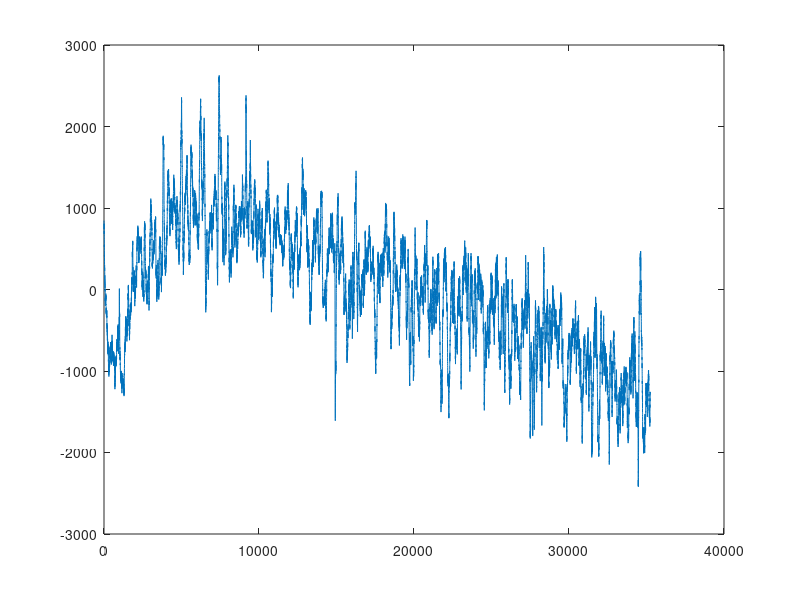

Source code (MATLAB): (Note: this script raises an error after producing the figure.)
t = cputime();
Fs = 20;

% signal of pre-term labour (early); 0.3Hz - 4Hz
load('tpehg1203m.mat')
spe = val(9,:);
figure(1);
plot(spe);

spe = butter_filter(spe,0.3,4,4,Fs);
spe = spe(181*Fs:end-181*Fs);

% signal of pre-term labour (later); 0.3Hz - 4Hz
load('tpehg1007m.mat')
spl = val(9,:);
figure(2);
plot(spl);
spl = butter_filter(spl,0.3,4,4,Fs);
spl = spl(181*Fs:end-181*Fs);

% signal of term labour (early); 0.3Hz - 4Hz
load('tpehg1118m.mat')
ste = val(9,:);
figure(3);
plot(ste);
ste = butter_filter(ste,0.3,4,4,Fs);
ste = ste(181*Fs:end-181*Fs);

% signal of term labour (later); 0.3Hz - 4Hz
load('tpehg1022m.mat')
stl = val(9,:);
figure(4);
plot(stl);
stl = butter_filter(stl,0.3,4,4,Fs);
stl = stl(181*Fs:end-181*Fs);

se_pe = sampleEntropy(spe,3,0.15)
fprintf('Running time: %f\n', cputime() - t);
se_pl = sampleEntropy(spl,3,0.15)
se_te = sampleEntropy(ste,3,0.15)
se_tl = sampleEntropy(stl,3,0.15)

% Entropy for signal 2
load('tpehg1203m.mat')
spe_signal2 = val(5,:);
spe_signal2 = butter_filter(spe_signal2,0.3,4,4,Fs);
spe_signal2 = spe_signal2(181*Fs:end-181*Fs);
se_pe_signal2 = sampleEntropy(spe_signal2,3,0.15)
